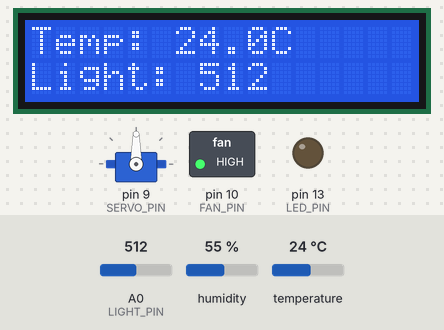
Bench run of a sketch on a simulated Arduino Uno, built with avr-gcc and run on an emulated ATmega328P. Parts: 16×2 character LCD, servo, switched loads named in the sketch (green lamp = pin HIGH), output pins drawn as LEDs (lit = HIGH). The inputs (shaded band) are chosen by the test bench; at power-on: temperature 24 °C, A0 (LIGHT_PIN) = 512, humidity 55 %.

Above: at 1.2 s.
1.3 s: temperature set to 21 °C
At 3.2 s:
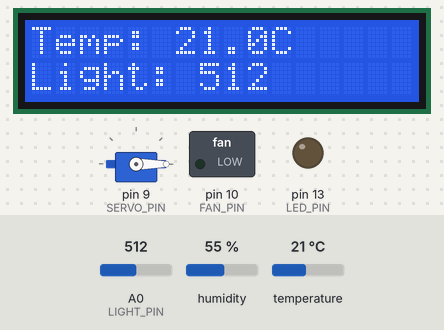
4.0 s: A0 (LIGHT_PIN) set to 417
At 4.5 s:
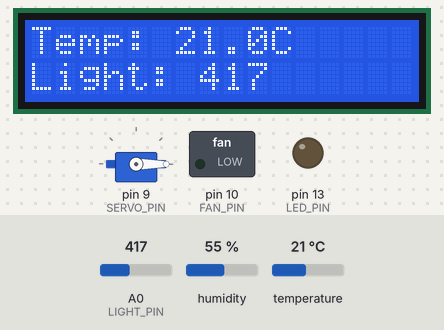
6.7 s: A0 (LIGHT_PIN) set to 382
At 9.4 s:
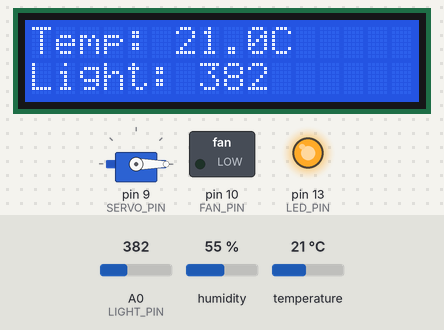
9.7 s: temperature set to 28 °C
At 10.9 s:
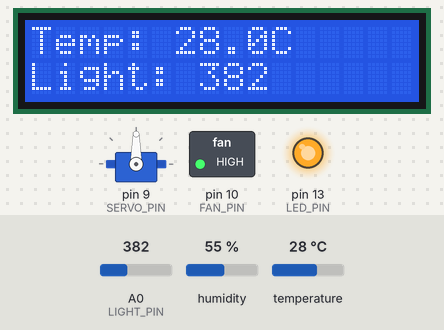
12.4 s: temperature set to 12 °C
At 14.8 s:
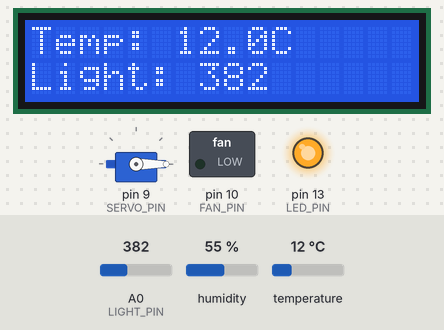
15.7 s: A0 (LIGHT_PIN) set to 410
At 17.3 s:
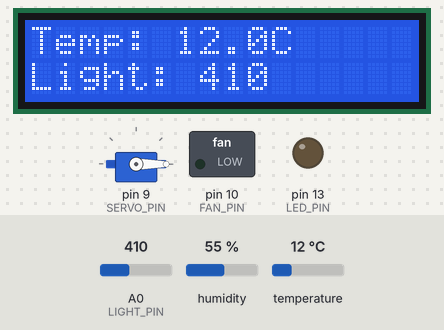
Timing chart, 0 to 18.8 s (numbered marks = the images above; inputs shaded):
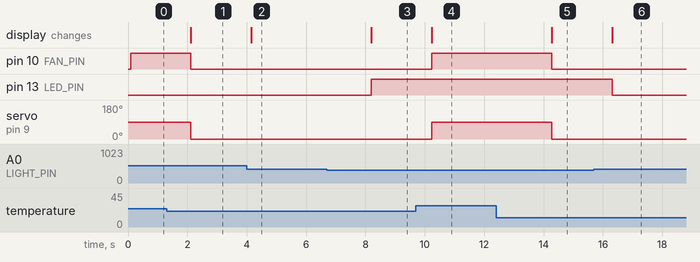

Measured:
- the behaviour switches between 23 and 22 °C on temperature (found by bisection; images 0 and 1)
- the behaviour switches between 400 and 399 on A0 (LIGHT_PIN) (found by bisection; images 2 and 3)
- after the input at 1.3 s, pin 10 (FAN_PIN): HIGH → LOW after 0.82 s; servo on pin 9 (SERVO_PIN): 90° → 0° after 0.82 s; the display: changes after 0.82 s (image 1)
- after the input at 4.0 s, the display: changes after 0.15 s (image 2)
- after the input at 6.7 s, pin 13 (LED_PIN): LOW → HIGH after 1.5 s; the display: changes after 1.5 s (image 3)
- after the input at 9.7 s, pin 10 (FAN_PIN): LOW → HIGH after 0.53 s; servo on pin 9 (SERVO_PIN): 0° → 90° after 0.53 s; the display: changes after 0.53 s (image 4)
- after the input at 12.4 s, pin 10 (FAN_PIN): HIGH → LOW after 1.9 s; servo on pin 9 (SERVO_PIN): 90° → 0° after 1.9 s; the display: changes after 1.9 s (image 5)
- after the input at 15.7 s, pin 13 (LED_PIN): HIGH → LOW after 0.61 s; the display: changes after 0.61 s (image 6)

The sketch:

Smart_Room_Firmware.ino
```cpp
#include <LiquidCrystal.h>
#include <Servo.h>
#include <DHT.h>

// 1. Hardware Pin Configurations
#define DHTPIN 2       // Temperature & Humidity sensor data pin
#define DHTTYPE DHT11  // Sensor model
#define LIGHT_PIN A0   // Photoresistor (light sensor) analog pin
#define SERVO_PIN 9    // SG90 Servo motor control pin (Window/Vent)
#define FAN_PIN 10     // DC Cooling Fan motor control pin
#define LED_PIN 13     // Room Ceiling Light LED pin

// 2. Initialize System Components
LiquidCrystal lcd(12, 11, 5, 4, 3, 6);
DHT dht(DHTPIN, DHTTYPE);
Servo ventServo;

void setup() {
  Serial.begin(9600);

  // Start the sensors and the 16-column, 2-row LCD screen
  dht.begin();
  lcd.begin(16, 2);

  // Attach the servo motor and set it to 0 degrees (Closed)
  ventServo.attach(SERVO_PIN);
  ventServo.write(0);

  // Prepare both the Room Light pin and the Fan pin to send power out
  pinMode(LED_PIN, OUTPUT);
  pinMode(FAN_PIN, OUTPUT);
  digitalWrite(FAN_PIN, LOW); // Make sure the fan starts OFF
}

void loop() {
  // 3. Sensing: Read temperature and light levels
  float temp = dht.readTemperature();
  int lightVal = analogRead(LIGHT_PIN);

  // Safeguard: Show an error message if the temp sensor comes unplugged
  if (isnan(temp)) {
    lcd.setCursor(0, 0);
    lcd.print("Sensor Error   ");
    return;
  }

  // 4. Displaying: Print live numbers onto the LCD screen
  lcd.setCursor(0, 0);
  lcd.print("Temp: " + String(temp, 1) + "C   ");
  lcd.setCursor(0, 1);
  lcd.print("Light: " + String(lightVal) + "    ");

  // 5. Acting (Climate): Open window AND spin cooling fan if temp > 22.5°C
  if (temp > 22.5) {
    ventServo.write(90);          // Swing window/vent open
    digitalWrite(FAN_PIN, HIGH);  // Turn cooling fan ON
  } else {
    ventServo.write(0);           // Close window/vent
    digitalWrite(FAN_PIN, LOW);   // Turn cooling fan OFF
  }

  // 6. Acting (Lighting): Turn Room Light ON if room gets dark (below 400)
  if (lightVal < 400) {
    digitalWrite(LED_PIN, HIGH);
  } else {
    digitalWrite(LED_PIN, LOW);
  }

  // Pause 2 seconds before repeating the loop
  delay(2000);
}
```
